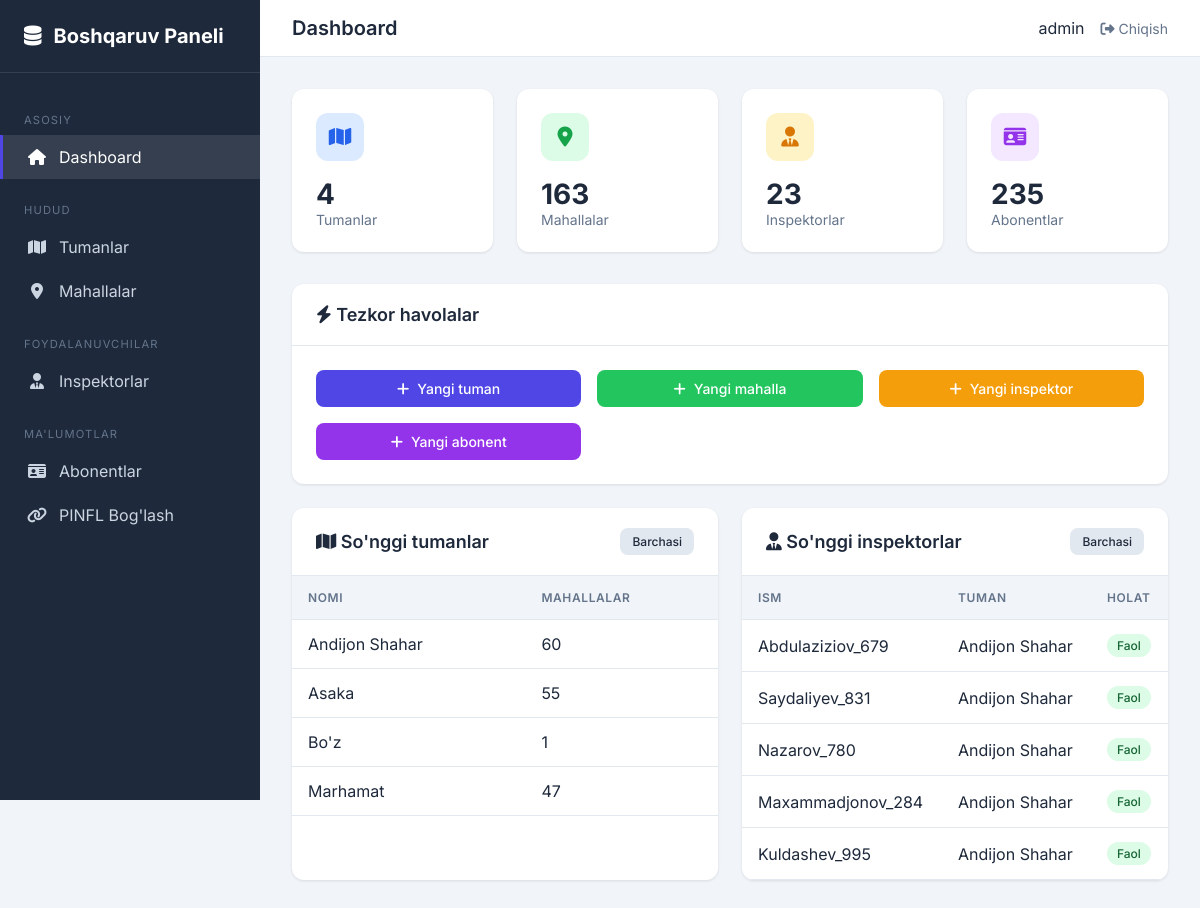
The app's page /boshqaruv/ (signed in) with its own data.
### abonents/models.py (models this page shows, shortened)
class Tuman(models.Model):
    nomi = models.CharField(
        max_length=100,
        unique=True,
        verbose_name="Tuman nomi"
    )
    yaratilgan_vaqt = models.DateTimeField(
        auto_now_add=True,
        verbose_name="Yaratilgan vaqt"
    )
    class Meta:
        verbose_name = "Tuman"
        verbose_name_plural = "Tumanlar"
        ordering = ['nomi']

class Inspektor(models.Model):
    user = models.OneToOneField(
        'auth.User',
        on_delete=models.CASCADE,
        verbose_name="Foydalanuvchi",
        related_name='inspektor_profile'
    )
    telefon = models.CharField(
        max_length=20,
        verbose_name="Telefon raqami",
        blank=True,
        default=""
    )
    tuman = models.ForeignKey(
        Tuman,
        on_delete=models.SET_NULL,
        null=True,
        blank=True,
        related_name='inspektorlar',
        verbose_name="Tuman"
    )
    mahallalar = models.ManyToManyField(
        Mahalla,
        blank=True,
        related_name='inspektorlar',
        verbose_name="Mahallalar"
    )
    lavozim = models.CharField(
        max_length=100,
        verbose_name="Lavozimi",
        blank=True,
        default="Inspektor"
    )
    is_active = models.BooleanField(
        default=True,
        verbose_name="Faol"
    )
    yaratilgan_vaqt = models.DateTimeField(
        auto_now_add=True,
        verbose_name="Yaratilgan vaqt"
    )
    class Meta:
        verbose_name = "Inspektor"
        verbose_name_plural = "Inspektorlar"
        ordering = ['-id']

### abonents/views.py (the view)
# urls.py: path('', views.custom_admin_dashboard, name='custom-admin-dashboard'),
@admin_required
def custom_admin_dashboard(request):
    context = {
        'tumanlar_soni': Tuman.objects.count(),
        'mahallalar_soni': Mahalla.objects.count(),
        'inspektorlar_soni': Inspektor.objects.count(),
        'abonentlar_soni': Abonent.objects.count(),
        'recent_tumanlar': Tuman.objects.all()[:5],
        'recent_inspektorlar': Inspektor.objects.all()[:5],
    }
    return render(request, 'admin_custom/dashboard.html', context)

### abonents/views.py (called while the page is built)
def admin_required(view_func):
    @functools.wraps(view_func)
    def _wrapped_view(request, *args, **kwargs):
        if not request.user.is_authenticated:
            return redirect('inspector-login')
        if not request.user.is_staff:
            messages.error(request, "Bu sahifaga kirish huquqingiz yo'q!")
            return redirect('inspector-dashboard')
        return view_func(request, *args, **kwargs)
    return _wrapped_view

### templates/admin_custom/dashboard.html (shortened to what this page needs)
{% extends "admin_custom/base.html" %}
{% block header_title %}Dashboard{% endblock %}
{% block content %}
<div class="stats-grid">
    <div class="stat-card">
        <div class="stat-icon" style="background: #dbeafe; color: #2563eb;">
            <i class="fas fa-map"></i>
        </div>
        <div class="stat-value">{{ tumanlar_soni }}</div>
        <div class="stat-label">Tumanlar</div>
    </div>
    <div class="stat-card">
        <div class="stat-icon" style="background: #dcfce7; color: #16a34a;">
            <i class="fas fa-map-marker-alt"></i>
        </div>
        <div class="stat-value">{{ mahallalar_soni }}</div>
        <div class="stat-label">Mahallalar</div>
    </div>
    <div class="stat-card">
        <div class="stat-icon" style="background: #fef3c7; color: #d97706;">
            <i class="fas fa-user-tie"></i>
        </div>
        <div class="stat-value">{{ inspektorlar_soni }}</div>
        <div class="stat-label">Inspektorlar</div>
    </div>
    <div class="stat-card">
        <div class="stat-icon" style="background: #f3e8ff; color: #9333ea;">
            <i class="fas fa-id-card"></i>
        </div>
        <div class="stat-value">{{ abonentlar_soni }}</div>
        <div class="stat-label">Abonentlar</div>
    </div>
</div>
<div class="card">
    <div class="card-header">
        <h2><i class="fas fa-bolt"></i> Tezkor havolalar</h2>
    </div>
    <div class="card-body">
        <div style="display: grid; grid-template-columns: repeat(auto-fit, minmax(200px, 1fr)); gap: 1rem;">
            <a href="{% url 'admin-tuman-add' %}" class="btn btn-primary" style="justify-content: center;">
                <i class="fas fa-plus"></i> Yangi tuman
            </a>
            <a href="{% url 'admin-mahalla-add' %}" class="btn btn-success" style="justify-content: center;">
                <i class="fas fa-plus"></i> Yangi mahalla
            </a>
            <a href="{% url 'admin-inspektor-add' %}" class="btn btn-secondary"
                style="justify-content: center; background: #f59e0b; color: white;">
                <i class="fas fa-plus"></i> Yangi inspektor
            </a>
            <a href="{% url 'inspector-abonent-add' %}" class="btn btn-secondary"
                style="justify-content: center; background: #9333ea; color: white;">
                <i class="fas fa-plus"></i> Yangi abonent
            </a>
        </div>
    </div>
</div>
<div style="display: grid; grid-template-columns: 1fr 1fr; gap: 1.5rem; margin-top: 1.5rem;">
    <div class="card">
        <div class="card-header">
            <h2><i class="fas fa-map"></i> So'nggi tumanlar</h2>
            <a href="{% url 'admin-tuman-list' %}" class="btn btn-sm btn-secondary">Barchasi</a>
        </div>
        <div class="card-body" style="padding: 0;">
            <table class="table">
                <thead>
                    <tr>
                        <th>Nomi</th>
                        <th>Mahallalar</th>
                    </tr>
                </thead>
                <tbody>
                    {% for tuman in recent_tumanlar %}
                    <tr>
                        <td>{{ tuman.nomi }}</td>
                        <td>{{ tuman.mahallalar.count }}</td>
                    </tr>
                    {% empty %}
                    <tr>
                        <td colspan="2" class="empty-state">Tuman topilmadi</td>
                    </tr>
                    {% endfor %}
                </tbody>
            </table>
        </div>
    </div>
    <div class="card">
        <div class="card-header">
            <h2><i class="fas fa-user-tie"></i> So'nggi inspektorlar</h2>
            <a href="{% url 'admin-inspektor-list' %}" class="btn btn-sm btn-secondary">Barchasi</a>
        </div>
        <div class="card-body" style="padding: 0;">
            <table class="table">
                <thead>
                    <tr>
                        <th>Ism</th>
                        <th>Tuman</th>
                        <th>Holat</th>
                    </tr>
                </thead>
                <tbody>
                    {% for inspektor in recent_inspektorlar %}
                    <tr>
                        <td>{{ inspektor.user.get_full_name|default:inspektor.user.username }}</td>
                        <td>{{ inspektor.tuman.nomi|default:"-" }}</td>
                        <td>
                            {% if inspektor.is_active %}
                            <span class="badge badge-success">Faol</span>
                            {% else %}
                            <span class="badge badge-danger">Nofaol</span>
                            {% endif %}
                        </td>
                    </tr>
                    {% empty %}
                    <tr>
                        <td colspan="3" class="empty-state">Inspektor topilmadi</td>
                    </tr>
                    {% endfor %}
                </tbody>
            </table>
        </div>
    </div>
</div>
{% endblock %}

### templates/admin_custom/base.html (shortened to what this page needs)
{% load static %}
<!DOCTYPE html>
<html lang="uz">
<head>
    <link rel="stylesheet" href="https://cdnjs.cloudflare.com/ajax/libs/font-awesome/6.4.0/css/all.min.css">
</head>
<body>
    <div class="layout">
        <aside class="sidebar">
            <div class="sidebar-header">
                <a href="{% url 'custom-admin-dashboard' %}" class="sidebar-logo">
                    <i class="fas fa-database"></i>
                    Boshqaruv Paneli
                </a>
            </div>
            <nav class="sidebar-nav">
                <div class="nav-section">Asosiy</div>
                <a href="{% url 'custom-admin-dashboard' %}"
                    class="nav-link {% if request.resolver_match.url_name == 'custom-admin-dashboard' %}active{% endif %}">
                    <i class="fas fa-home"></i>
                    Dashboard
                </a>
                <div class="nav-section">Hudud</div>
                <a href="{% url 'admin-tuman-list' %}"
                    class="nav-link {% if 'tuman' in request.path %}active{% endif %}">
                    <i class="fas fa-map"></i>
                    Tumanlar
                </a>
                <a href="{% url 'admin-mahalla-list' %}"
                    class="nav-link {% if 'mahalla' in request.path %}active{% endif %}">
                    <i class="fas fa-map-marker-alt"></i>
                    Mahallalar
                </a>
                <div class="nav-section">Foydalanuvchilar</div>
                <a href="{% url 'admin-inspektor-list' %}"
                    class="nav-link {% if 'inspektor' in request.path %}active{% endif %}">
                    <i class="fas fa-user-tie"></i>
                    Inspektorlar
                </a>
                <div class="nav-section">Ma'lumotlar</div>
                <a href="{% url 'admin-abonent-list' %}"
                    class="nav-link {% if 'abonentlar' in request.path %}active{% endif %}">
                    <i class="fas fa-id-card"></i>
                    Abonentlar
                </a>
                <a href="{% url 'admin-pinfl-binding' %}"
                    class="nav-link {% if 'pinfl-boglash' in request.path %}active{% endif %}">
                    <i class="fas fa-link"></i>
                    PINFL Bog'lash
                </a>
            </nav>
        </aside>
        <main class="main-content">
            <header class="header">
                <h1 class="header-title">{% block header_title %}Boshqaruv Paneli{% endblock %}</h1>
                <div class="user-menu">
                    <span>{{ request.user.get_full_name|default:request.user.username }}</span>
                    <a href="{% url 'inspector-logout' %}"><i class="fas fa-sign-out-alt"></i> Chiqish</a>
                </div>
            </header>
            <div class="content">
                {% block content %}{% endblock %}
            </div>
        </main>
    </div>
</body>
</html>

### templates/admin_custom/base.html (style rules this page uses)
:root { --primary: #4f46e5; --primary-dark: #4338ca; --secondary: #64748b; --success: #22c55e; --danger: #ef4444; --warning: #f59e0b; --bg: #f1f5f9; --card-bg: #ffffff; --text: #1e293b; --text-muted: #64748b; --border: #e2e8f0; --sidebar-bg: #1e293b; --sidebar-text: #cbd5e1; }
* { margin: 0; padding: 0; box-sizing: border-box; }
body { font-family: 'Inter', sans-serif; background: var(--bg); color: var(--text); min-height: 100vh; }
.layout { display: flex; min-height: 100vh; }
.sidebar { width: 260px; background: var(--sidebar-bg); color: var(--sidebar-text); position: fixed; height: 100vh; overflow-y: auto; z-index: 100; }
.sidebar-header { padding: 1.5rem; border-bottom: 1px solid rgba(255, 255, 255, 0.1); }
.sidebar-logo { font-size: 1.25rem; font-weight: 700; color: white; text-decoration: none; display: flex; align-items: center; gap: 0.75rem; }
.sidebar-nav { padding: 1rem 0; }
.nav-section { padding: 0.5rem 1.5rem; font-size: 0.7rem; text-transform: uppercase; letter-spacing: 0.1em; color: var(--secondary); margin-top: 1rem; }
.nav-link { display: flex; align-items: center; gap: 0.75rem; padding: 0.75rem 1.5rem; color: var(--sidebar-text); text-decoration: none; transition: all 0.2s; border-left: 3px solid transparent; }
.nav-link:hover, .nav-link.active { background: rgba(255, 255, 255, 0.1); color: white; border-left-color: var(--primary); }
.nav-link i { width: 20px; text-align: center; }
.main-content { flex: 1; margin-left: 260px; min-height: 100vh; }
.header { background: var(--card-bg); padding: 1rem 2rem; display: flex; justify-content: space-between; align-items: center; border-bottom: 1px solid var(--border); position: sticky; top: 0; z-index: 50; }
.header-title { font-size: 1.25rem; font-weight: 600; }
.user-menu { display: flex; align-items: center; gap: 1rem; }
.user-menu a { color: var(--text-muted); text-decoration: none; font-size: 0.875rem; }
.content { padding: 2rem; }
.card { background: var(--card-bg); border-radius: 12px; box-shadow: 0 1px 3px rgba(0, 0, 0, 0.1); overflow: hidden; }
.card-header { padding: 1.25rem 1.5rem; border-bottom: 1px solid var(--border); display: flex; justify-content: space-between; align-items: center; }
.card-header h2 { font-size: 1.125rem; font-weight: 600; }
.card-body { padding: 1.5rem; }
.btn { display: inline-flex; align-items: center; gap: 0.5rem; padding: 0.625rem 1.25rem; border: none; border-radius: 8px; font-size: 0.875rem; font-weight: 500; cursor: pointer; text-decoration: none; transition: all 0.2s; }
.btn-primary { background: var(--primary); color: white; }
.btn-success { background: var(--success); color: white; }
.btn-secondary { background: var(--border); color: var(--text); }
.btn-sm { padding: 0.375rem 0.75rem; font-size: 0.75rem; }
.table { width: 100%; border-collapse: collapse; }
.table th, .table td { padding: 0.875rem 1rem; text-align: left; border-bottom: 1px solid var(--border); }
.table th { background: var(--bg); font-weight: 600; font-size: 0.75rem; text-transform: uppercase; letter-spacing: 0.05em; color: var(--text-muted); }
.stats-grid { display: grid; grid-template-columns: repeat(auto-fit, minmax(200px, 1fr)); gap: 1.5rem; margin-bottom: 2rem; }
.stat-card { background: var(--card-bg); border-radius: 12px; padding: 1.5rem; box-shadow: 0 1px 3px rgba(0, 0, 0, 0.1); }
.stat-card .stat-icon { width: 48px; height: 48px; border-radius: 12px; display: flex; align-items: center; justify-content: center; font-size: 1.25rem; margin-bottom: 1rem; }
.stat-card .stat-value { font-size: 1.75rem; font-weight: 700; }
.stat-card .stat-label { color: var(--text-muted); font-size: 0.875rem; }
.badge { display: inline-flex; align-items: center; padding: 0.25rem 0.625rem; border-radius: 9999px; font-size: 0.75rem; font-weight: 500; }
.badge-success { background: #dcfce7; color: #166534; }

### records on screen
Tuman: nomi "Andijon Shahar", mahallalar.count "60"
Tuman: nomi "Asaka", mahallalar.count "55"
Tuman: nomi "Bo'z", mahallalar.count "1"
Tuman: nomi "Marhamat", mahallalar.count "47"
Inspektor: user.get_full_name "Abdulaziziov_679", tuman.nomi "Andijon Shahar", is_active "Faol"
Inspektor: user.get_full_name "Saydaliyev_831", tuman.nomi "Andijon Shahar", is_active "Faol"
Inspektor: user.get_full_name "Nazarov_780", tuman.nomi "Andijon Shahar", is_active "Faol"
Inspektor: user.get_full_name "Maxammadjonov_284", tuman.nomi "Andijon Shahar", is_active "Faol"
Inspektor: user.get_full_name "Kuldashev_995", tuman.nomi "Andijon Shahar", is_active "Faol"

### other values on screen
{{ request.user.get_full_name|default:request.user.username }} "admin"
{{ tumanlar_soni }} "4"
{{ mahallalar_soni }} "163"
{{ inspektorlar_soni }} "23"
{{ abonentlar_soni }} "235"
